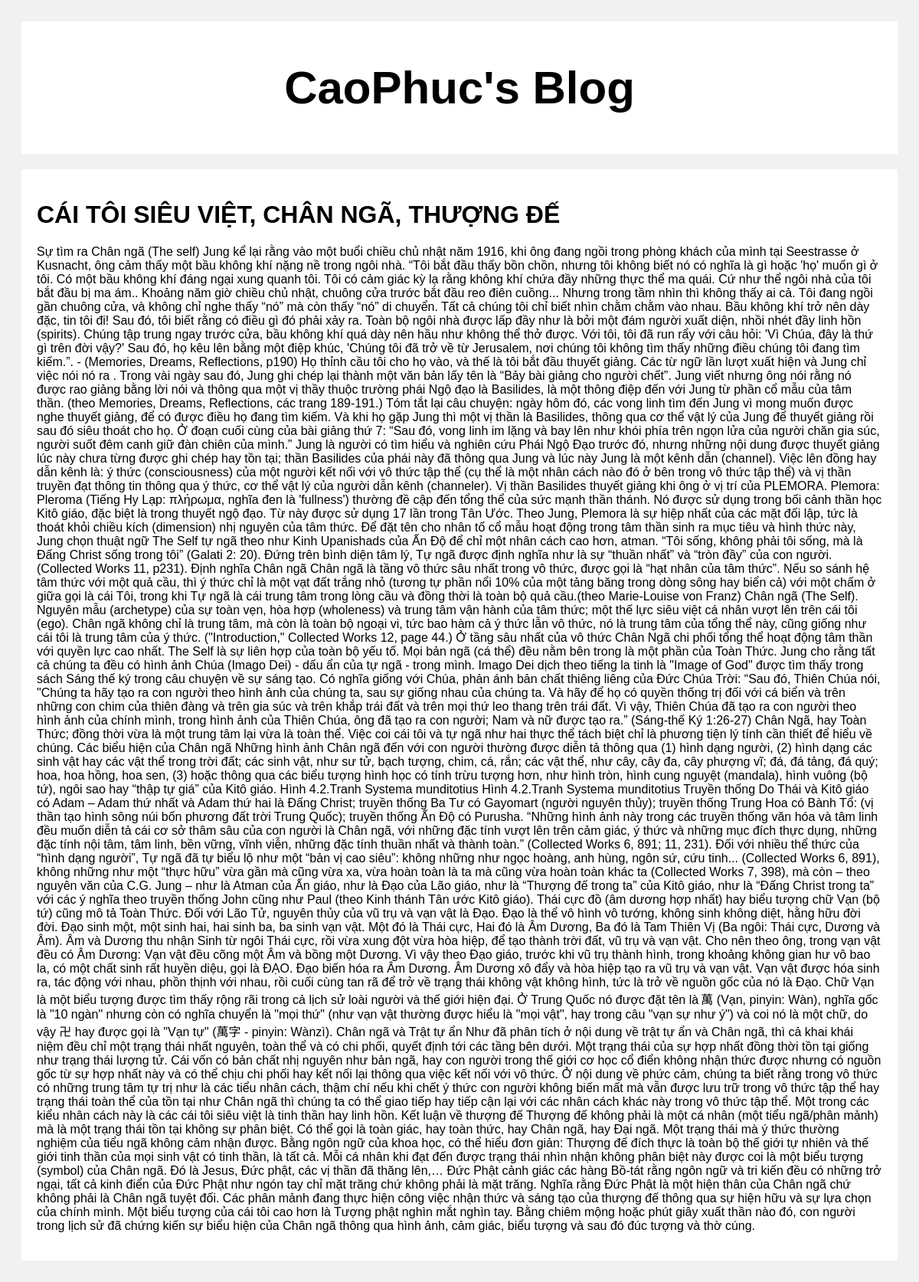
Screenshot of /post/3 with the database file from the repository.
### posts/models.py (models this page shows)
class Post(models.Model):
    title = models.CharField(max_length=100)
    body = models.CharField(max_length=1000000)
    created_date = models.DateTimeField(default=datetime.now,blank=True)

### posts/views.py (the view)
# urls.py: path('post/<str:pk>',views.post,name='post')
def post(request,pk):
    posts = Post.objects.get(id=pk)
    return render(request,'posts.html',{'posts':posts})

### templates/posts.html (shortened to what this page needs)
<!DOCTYPE html>
<html>
<head>
</head>
<body>
<div class="header">
  <h2>CaoPhuc's Blog</h2>
</div>
<div class="row">
  <div class="leftcolumn">
    <div class="card">
        <h1>{{posts.title}}</h1>
        <p>{{posts.body}}</p>
    </div>
  </div>
</div>
</body>
</html>

### templates/posts.html (style rules this page uses)
* { box-sizing: border-box; }
body { font-family: Arial; padding: 20px; background: #f1f1f1; }
.header { padding: 2px; font-size: 40px; text-align: center; background: white; }
.leftcolumn { float: left; width: 100%; }
.card { background-color: white; padding: 20px; margin-top: 20px; }
.row:after { content: ""; display: table; clear: both; }

### rows the page displays
Post: title "CÁI TÔI SIÊU VIỆT, CHÂN NGÃ, THƯỢNG ĐẾ", body "Sự tìm ra Chân ngã (The self) Jung kể lại rằng vào một buổi chiều chủ nhật năm 1916, khi ông đang ngồi trong phòng khách của mình tại Seestrasse ở Kusnacht, ông cảm thấy một bầu không khí nặng nề trong ngôi nhà. “Tôi bắt đầu thấy bồn chồn, nhưng tôi không biết nó có nghĩa là gì hoặc 'họ' muốn gì ở tôi. Có một bầu không khí đáng ngại xung quanh tôi. Tôi có cảm giác kỳ lạ rằng không khí chứa đầy những thực thể ma quái. Cứ như thể ngôi nhà của tôi bắt đầu bị ma ám.. Khoảng năm giờ chiều chủ nhật, chuông cửa trước bắt đầu reo điên cuồng... Nhưng trong tầm nhìn thì không thấy ai cả. Tôi đang ngồi gần chuông cửa, và không chỉ nghe thấy “nó” mà còn thấy “nó” di chuyển.…"
